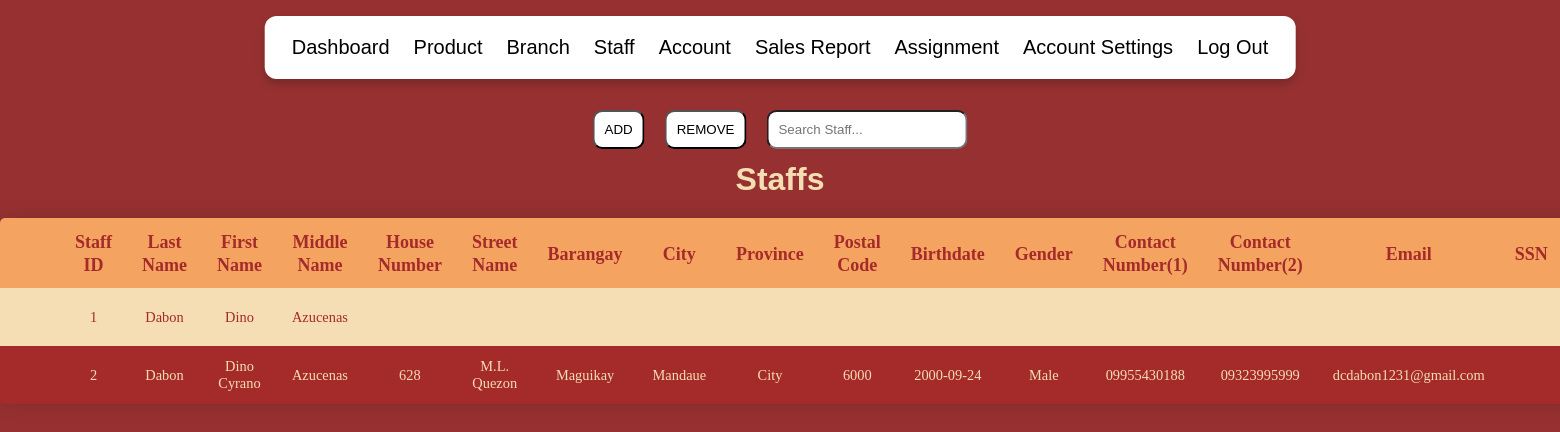
/staff.php, run on an earlier commit of the app's database.
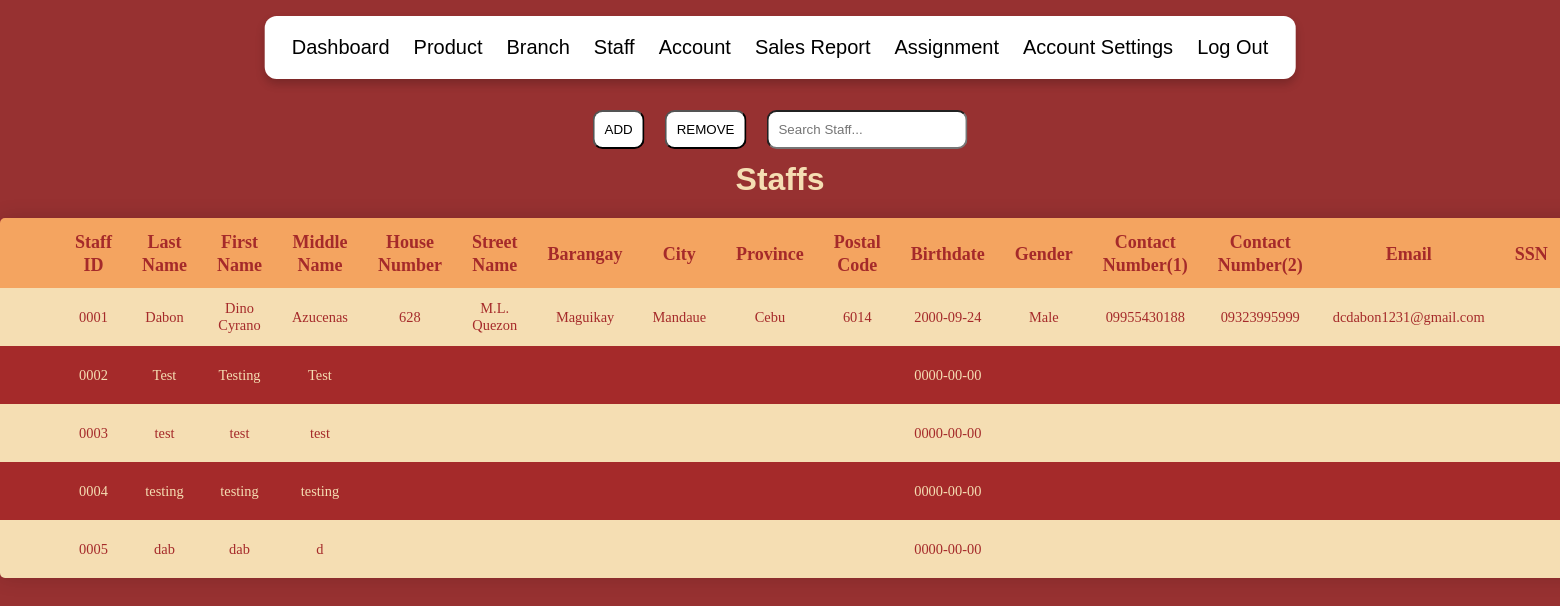
And on a later commit of the database.
### tables this page shows
CREATE TABLE `staff` (
  `staff_ID` varchar(20) NOT NULL,
  `last_name` varchar(50) NOT NULL,
  `first_name` varchar(50) NOT NULL,
  `middle_name` varchar(50) DEFAULT NULL,
  `house_number` varchar(20) DEFAULT NULL,
  `street_name` varchar(50) DEFAULT NULL,
  `barangay` varchar(50) DEFAULT NULL,
  `city` varchar(50) DEFAULT NULL,
  `province` varchar(50) DEFAULT NULL,
  `postal_code` varchar(20) DEFAULT NULL,
  `birth_date` date DEFAULT NULL,
  `gender` varchar(50) DEFAULT NULL,
  `contact_1` varchar(20) DEFAULT NULL,
  `contact_2` varchar(20) DEFAULT NULL,
  `email` varchar(50) DEFAULT NULL,
  `SSN` varchar(50) DEFAULT NULL,
  `TIN` varchar(50) DEFAULT NULL,
  `position_title` varchar(50) NOT NULL,
  `start_date` date NOT NULL,
  `salary` decimal(10,2) DEFAULT NULL,
  `status` enum('Active','Inactive') NOT NULL DEFAULT 'Active'
);

### staff.php (the view, shortened to what the changed rows need)
<!DOCTYPE html>
<html>
    <head>
        <link rel="stylesheet" href="scrollbarstyles.css">
        <link rel="stylesheet" href="styles.css">
    </head>
    <body>
        <div class="pageheader">
            <h1>Staffs</h1>
        </div>
        <?php
            $conn = mysqli_connect("localhost","root","","mamaflors");
            if ($conn->connect_error) {
                die("ERROR". $conn->connect_error);
            }
            else{
                $sql = "SELECT * FROM staff";
                $result = $conn->query($sql);
                $row = $result->fetch_all(MYSQLI_ASSOC);
                if(sizeof($row) > 0){
                    echo "
                        <table id='table'>
                            <tr>
                                <th></th>
                                <th></th>
                                <th><a href='?sort=staff_ID'>Staff ID</a></th>
                                <th><a href='?sort=last_name'>Last Name</a></th>
                                <th><a href='?sort=first_name'>First Name</a></th>
                                <th><a href='?sort=middle_name'>Middle Name</a></th>
                                <th><a href='?sort=house_number'>House Number</a></th>
                                <th><a href='?sort=street_name'>Street Name</a></th>
                                <th><a href='?sort=barangay'>Barangay</a></th>
                                <th><a href='?sort=city'>City</a></th>
                                <th><a href='?sort=province'>Province</a></th>
                                <th><a href='?sort=postal_code'>Postal Code</a></th>
                                <th><a href='?sort=birth_date'>Birthdate</a></th>
                                <th><a href='?sort=gender'>Gender</a></th>
                                <th><a href='?sort=contact_1'>Contact Number(1)</a></th>
                                <th><a href='?sort=contact_2'>Contact Number(2)</a></th>
                                <th><a href='?sort=email'>Email</a></th>
                                <th><a href='?sort=SSN'>SSN</a></th>
                                <th><a href='?sort=TIN'>TIN</a></th>
                                <th><a href='?sort=position_title'>Position Title</a></th>
                                <th><a href='?sort=start_date'>Start Date</a></th>
                                <th><a href='?sort=salary'>Salary</a></th>
                                <th><a href='?sort=status'>Status</a></th>
                            </tr>
                        ";
                    for($x = 0; $x < sizeof($row); $x++){
                        echo "
                            <tr>
                                <td>
                                    ";
                        echo "
                                </td>
                                <td>
                                    <form method='get'>
                                        <input type='hidden' value='".($row[$x]['staff_ID'])."' name='removeID'>
                                        <input type='hidden' value='staff' name='tableName'>
                                        <input type='hidden' value='staff_ID' name='columnName'>
                                        <button class='remove-row' id='remove-row$x' name='remove'>Remove</button>
                                    </form>
                                </td>
                                <td>".$row[$x]['staff_ID']."</td>
                                <td>".$row[$x]['last_name']."</td>
                                <td>".$row[$x]['first_name']."</td>
                                <td>".$row[$x]['middle_name']."</td>
                                <td>".$row[$x]['house_number']."</td>
                                <td>".$row[$x]['street_name']."</td>
                                <td>".$row[$x]['barangay']."</td>
                                <td>".$row[$x]['city']."</td>
                                <td>".$row[$x]['province']."</td>
                                <td>".$row[$x]['postal_code']."</td>
                                <td>".$row[$x]['birth_date']."</th>
                                <td>".$row[$x]['gender']."</td>
                                <td>".$row[$x]['contact_1']."</td>
                                <td>".$row[$x]['contact_2']."</td>
                                <td>".$row[$x]['email']."</td>
                                <td>".$row[$x]['SSN']."</td>
                                <td>".$row[$x]['TIN']."</td>
                                <td>".$row[$x]['position_title']."</td>
                                <td>".$row[$x]['start_date']."</td>
                                <td>".$row[$x]['salary']."</td>
                                <td>".$row[$x]['status']."</td>
                            </tr>
                        ";
                    }
                    echo "</table>";
                }
                else{
                    echo "Database is Empty";
                }
            }
        ?>
    </body>
</html>

What changed in the data, as far as the page shows it:
removed staff: staff_ID "1", last_name "Dabon", first_name "Dino", middle_name "Azucenas"
removed staff: staff_ID "2", last_name "Dabon", first_name "Dino Cyrano", middle_name "Azucenas", house_number "628", street_name "M.L. Quezon", barangay "Maguikay", city "Mandaue", province "City", postal_code "6000", birth_date "2000-09-24", gender "Male", contact_1 "09955430188", contact_2 "09323995999", email "dcdabon1231@gmail.com"
added staff: staff_ID "0001", last_name "Dabon", first_name "Dino Cyrano", middle_name "Azucenas", house_number "628", street_name "M.L. Quezon", barangay "Maguikay", city "Mandaue", province "Cebu", postal_code "6014", birth_date "2000-09-24", gender "Male", contact_1 "09955430188", contact_2 "09323995999", email "dcdabon1231@gmail.com"
added staff: staff_ID "0002", last_name "Test", first_name "Testing", middle_name "Test", birth_date "0000-00-00"
added staff: staff_ID "0003", last_name "test", first_name "test", middle_name "test", birth_date "0000-00-00"
added staff: staff_ID "0004", last_name "testing", first_name "testing", middle_name "testing", birth_date "0000-00-00"
added staff: staff_ID "0005", last_name "dab", first_name "dab", middle_name "d", birth_date "0000-00-00"
